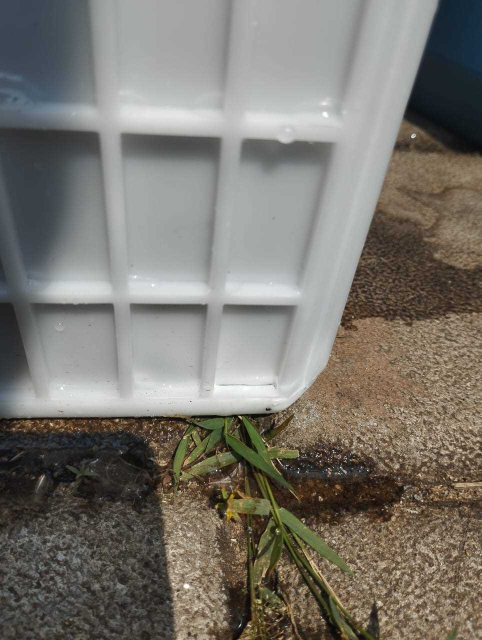
#> input picture UploadTdcaseDocuments/110034701122025040717088498.JPG, 963 x 1280 px (shown at 1/2 size)
$ python -i edge_channel.py   (imports and definitions only)
#> lines starting #> are read from the running program, lines starting #| are printed output that depends on the picture
"""4th input channel: Canny edge map fused with RGB for severity head."""

from __future__ import annotations

import cv2
import numpy as np
import torch


def compute_edge_channel(bgr: np.ndarray, low: int = 50, high: int = 150) -> np.ndarray:
    gray = cv2.cvtColor(bgr, cv2.COLOR_BGR2GRAY)
    gray = cv2.GaussianBlur(gray, (3, 3), 0)
    edges = cv2.Canny(gray, low, high)
    return edges.astype(np.float32) / 255.0


def rgb_edge_4channel(bgr: np.ndarray, size: int = 224) -> np.ndarray:
    """Returns (4, H, W) float32 in [0,1]."""
    resized = cv2.resize(bgr, (size, size), interpolation=cv2.INTER_AREA)
    rgb = resized.astype(np.float32) / 255.0
    rgb = np.transpose(rgb, (2, 0, 1))  # CHW
    edge = compute_edge_channel(resized)
    edge = edge[np.newaxis, ...]
    return np.concatenate([rgb, edge], axis=0)


def to_tensor_4ch(bgr: np.ndarray, size: int = 224) -> torch.Tensor:
    arr = rgb_edge_4channel(bgr, size=size)
    return torch.from_numpy(arr).float()

>>> import cv2
>>> picture = cv2.imread('../../UploadTdcaseDocuments/110034701122025040717088498.JPG')
#> picture is the input picture: shape (1280, 963, 3); mean B, G, R 110.7, 118.1, 122.1
>>> result = rgb_edge_4channel(picture)
#> in rgb_edge_4channel, `resized = cv2.resize(bgr, (size, size), interpolation=cv2.INTER_AREA)`:
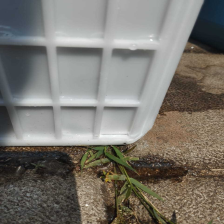
#> resized: shape (224, 224, 3); mean B, G, R 110.7, 118.1, 122.1
#> in compute_edge_channel, `gray = cv2.cvtColor(bgr, cv2.COLOR_BGR2GRAY)`:
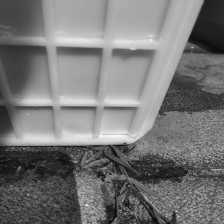
#> gray: shape (224, 224); min 10, max 249, mean 118.5
#> in compute_edge_channel, `gray = cv2.GaussianBlur(gray, (3, 3), 0)`:
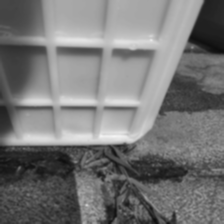
#> gray: shape (224, 224); min 13, max 244, mean 118.6
#> in compute_edge_channel, `edges = cv2.Canny(gray, low, high)`:
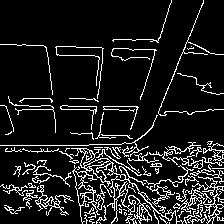
#> edges: shape (224, 224); 11.6% white in thin lines or dots
#> in compute_edge_channel, `return edges.astype(np.float32) / 255.0`: returned value: shape (224, 224) float32; values 0 (black) and 1 (white), 11.6% white in thin lines or dots
